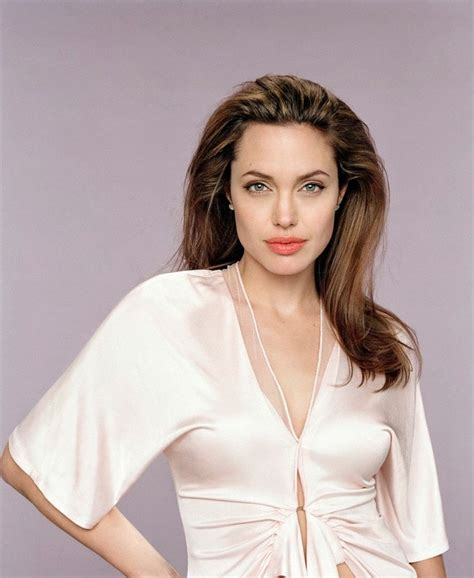
#> input picture dataset/Facial_Recognition_Test/Angelina Jolie/Angelina_Jolie_0001.jpg, 474 x 578 px; its folder holds only this picture in this run
$ python FacialRecognition.py
#> lines starting #> are read from the running program, lines starting #| are printed output that depends on the picture
# Facial Recognition and Resizing
# @Author Ahmad Barakat

# Imports
import os
import numpy as np
from PIL import Image
from tqdm import tqdm

# repo_dir = "ITEC-612-Facial-Recognition"
# os.chdir(repo_dir)

# Input and output folder
dataset_dir = "dataset"
processed_dir = "processed_data"
os.makedirs(processed_dir, exist_ok=True)

# Resize and color
target_size = (224,224)
mode = "RGB"

# Train, val, test
def preprocess_and_save(input_dir, output_dir):
#> called with input_dir = 'dataset', output_dir = 'processed_data'
    for split in os.listdir(input_dir):
        split_input_dir = os.path.join(input_dir, split)
        split_output_dir = os.path.join(output_dir, split)
        os.makedirs(split_output_dir, exist_ok=True)

        # Label for model to know face to person
        for person in os.listdir(split_input_dir):
            person_input_dir = os.path.join(split_input_dir, person)
            person_output_dir = os.path.join(split_output_dir, person)
            os.makedirs(person_output_dir, exist_ok=True)

            # Progress bar
            for img_file in tqdm(os.listdir(person_input_dir), desc=f"Processing {split}/{person}"):
                img_path = os.path.join(person_input_dir, img_file)
                try:
                    img = Image.open(img_path).convert(mode)
#> img is the input picture: PIL image 474x578 RGB; mean R, G, B 189, 172.1, 170.9
                    img = img.resize(target_size)
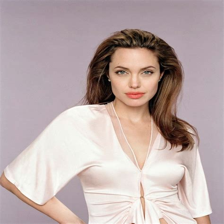
#> img: PIL image 224x224 RGB; mean R, G, B 189, 172.1, 170.9
                    img_array = np.array(img) / 255.0
                    save_path = os.path.join(person_output_dir, os.path.splitext(img_file)[0] + ".npy")
                    np.save(save_path, img_array)
                # Failed processing
                except Exception as e:
                    print(f"Failed to process {img_path}: {e}")

# Run Preprocessing
preprocess_and_save(dataset_dir, processed_dir)
print("✅ Preprocessing complete! Check the processed_data folder.")

$ run again, on dataset/Facial_Recognition_Test/Angelina Jolie/Angelina_Jolie_0002.jpg
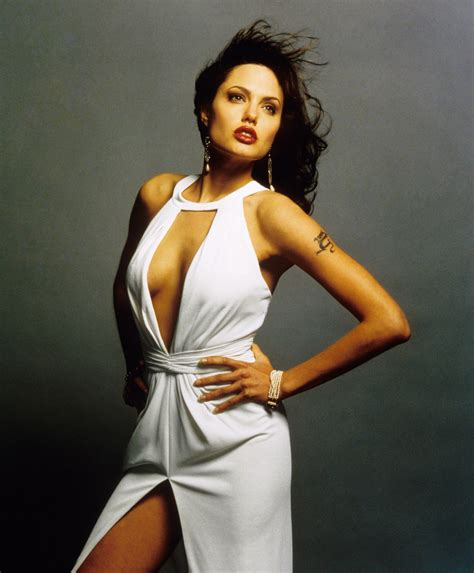
#> input picture dataset/Facial_Recognition_Test/Angelina Jolie/Angelina_Jolie_0002.jpg, 474 x 573 px
#> in preprocess_and_save, img is the input picture: PIL image 474x573 RGB; mean R, G, B 96, 90.6, 78.1
#> in preprocess_and_save, `img = img.resize(target_size)`:
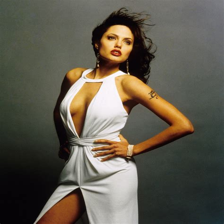
#> img: PIL image 224x224 RGB; mean R, G, B 96, 90.6, 78.1
